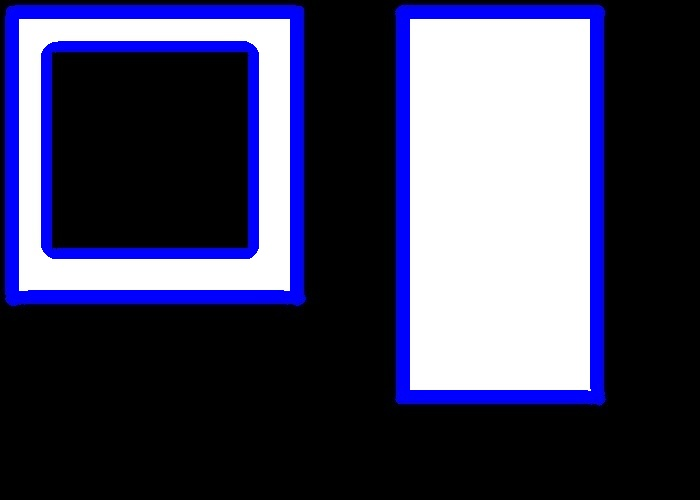
#> input picture Image segmentation/shapes.jpg, 700 x 500 px
$ python sorting_contours_area.py
#> lines starting #> are read from the running program, lines starting #| are printed output that depends on the picture; after the words box and inside, x2 and y2 are one past the last pixel; in counts of white or black regions, pixels touching at a corner belong together
import cv2
import numpy as np

img=cv2.imread('shapes.jpg')
#> img is the input picture: shape (500, 700, 3); mean B, G, R 96.7, 68, 67.9
gray=cv2.cvtColor(img,cv2.COLOR_BGR2GRAY)
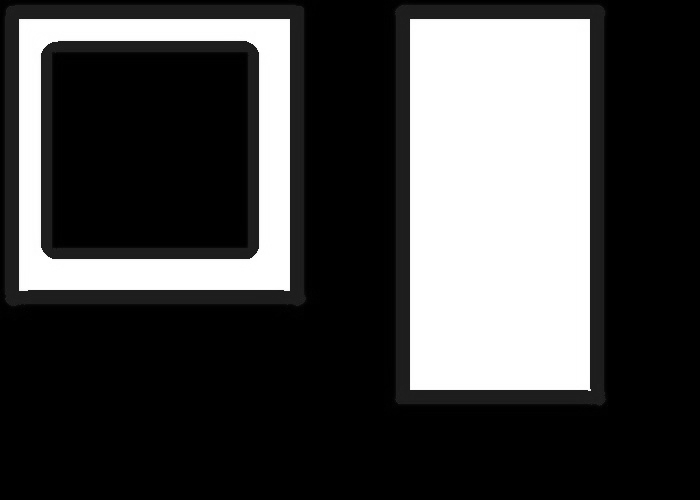
#> gray: shape (500, 700); min 0, max 255, mean 71.2
edge=cv2.Canny(gray,50,200)
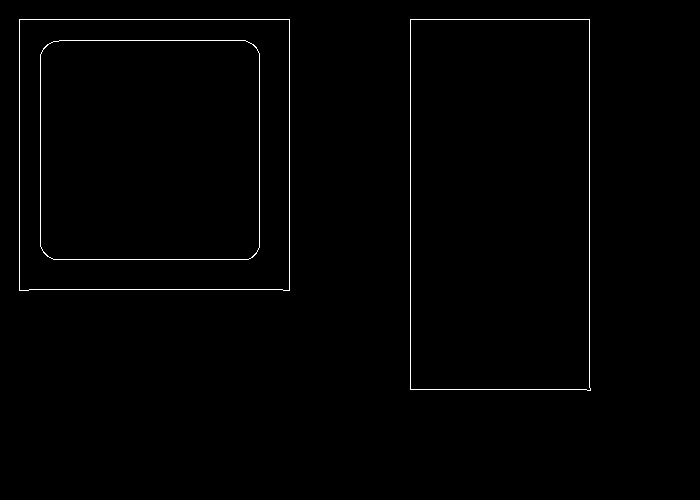
#> edge: shape (500, 700); 0.87% white in thin lines or dots, all inside (x1, y1, x2, y2) = (19, 19, 591, 391)
